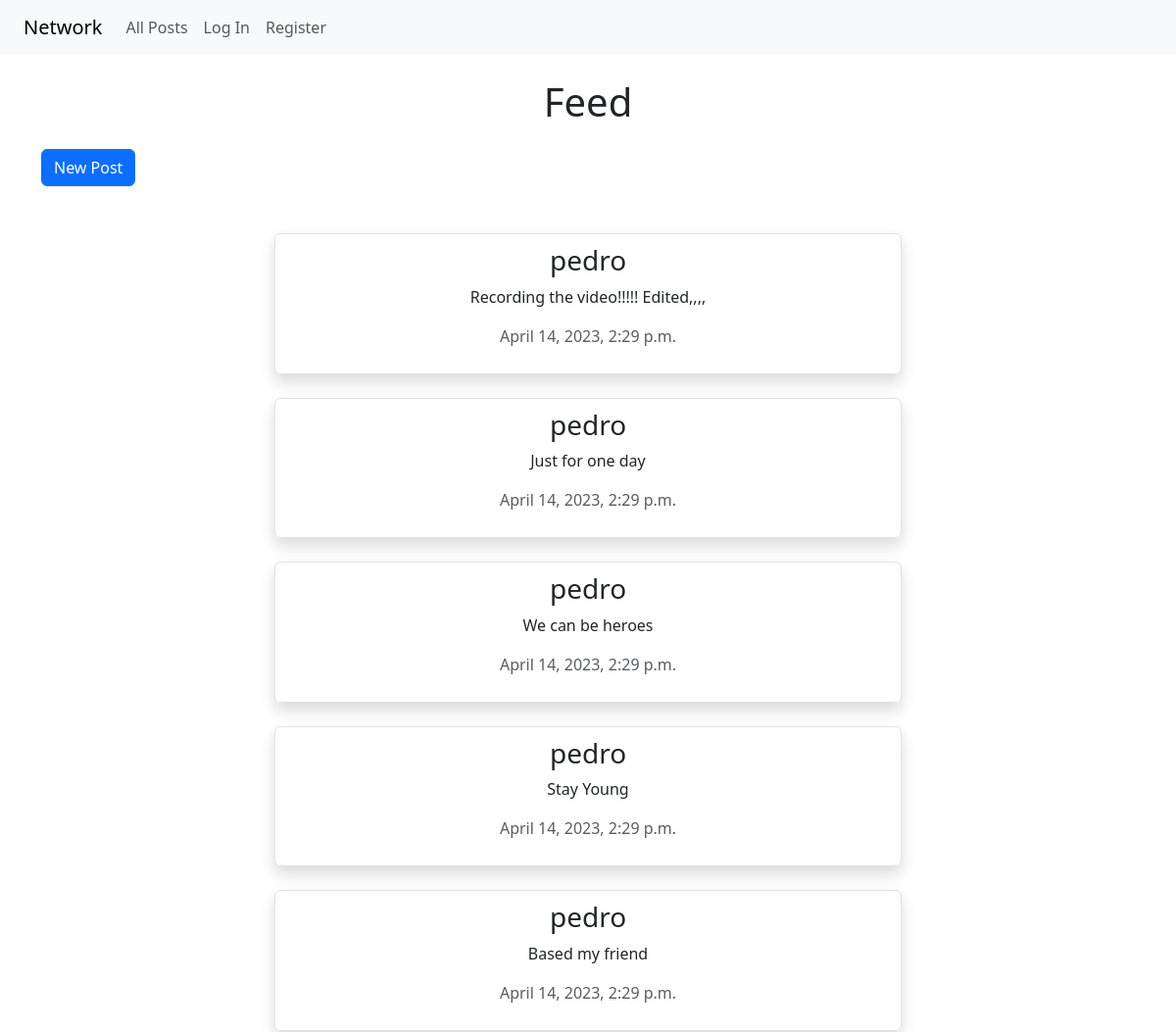
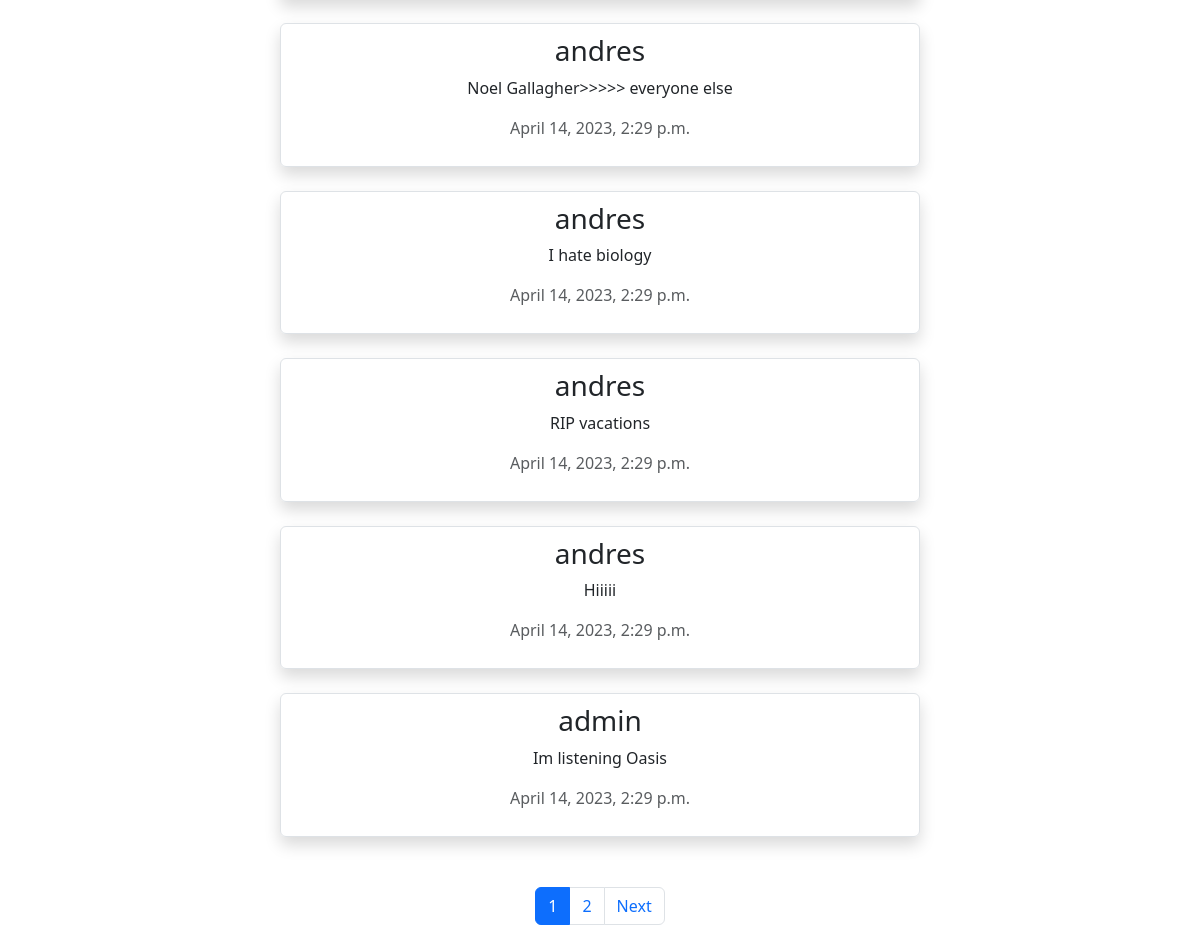
The page / on the database its author committed (2 pictures, top to bottom).
### network/models.py (models this page shows, shortened)
class Post(models.Model):
    user=models.ForeignKey(User,related_name="posts",on_delete=models.CASCADE);
    content=models.TextField();
    date =models.DateTimeField( default=pytz.timezone('UTC').localize(datetime.datetime.now()));
    likes=models.ManyToManyField(User,related_name="likes");

class User(AbstractUser):
     following = models.ManyToManyField('self', related_name='followers', symmetrical=False,blank=True)

### network/views.py (the view)
# urls.py: path("", views.index, name="index"),
def index(request):
    posts=Post.objects.all().order_by("-id");
    paginator=Paginator(posts,10);
    page_number=request.GET.get("page")
    page_obj = paginator.get_page(page_number)
    return render(request, "network/index.html",{"page_obj":page_obj,"title":"Feed"})

### network/templates/network/index.html (shortened to what this page needs)
{% extends "network/layout.html" %}
{% block body %}
    <div class="mt-4">
        <button type="button" class="btn btn-primary" data-bs-toggle="modal" data-bs-target="#exampleModal" >New Post</button>
        <section class="post-container mt-4">
          {% for post in  page_obj  %}
            <div class="post  border mt-4 rounded shadow" style="width:40rem;">
              {% if user.is_authenticated %}
                 <a href="{% url 'profile' post.user.id %}"><h3>{{post.user}}</h3></a>
              {% else %}
                <h3>{{post.user}}</h3>
              {% endif %}
              <p>{{post.content}}</p>
            <p class="text-muted">{{post.date}}</p>
          </div>
          {% endfor %}
        </section>
        <div class="bottom">
      <nav aria-label="...">
        <ul class="pagination">
        {% for i in page_obj.paginator.page_range %}
          {% if page_obj.number == i %}
            <li class="page-item active" aria-current="page"><a class="page-link" href="?page={{ i }}">{{i}}</a></li>
          {% else %}
            <li class="page-item"><a class="page-link"  href="?page={{ i }}">{{i}}</a></li>
          {% endif %}
      {% endfor %}
      {% if page_obj.has_next %}
          <li class="page-item">
            <a class="page-link" href="?page={{page_obj.next_page_number}}">Next</a>
          </li>
        {% endif %}
        </ul>
      </nav>
  </div>
    </div>
{% endblock %}

### network/static/network/styles.css (style rules this page uses)
.post-container { display: flex; flex-direction: column; align-items: center; justify-content: center; }
.post { padding: 10px; text-align: center; }
.bottom { display: flex; align-items: center; justify-content: center; margin-top: 50px; }

### rows shown on the page
Post: user "pedro", content "Recording the video!!!!! Edited,,,,", date "April 14, 2023, 2:29 p.m."
Post: user "pedro", content "Just for one day", date "April 14, 2023, 2:29 p.m."
Post: user "pedro", content "We can be heroes", date "April 14, 2023, 2:29 p.m."
Post: user "pedro", content "Stay Young", date "April 14, 2023, 2:29 p.m."
Post: user "pedro", content "Based my friend", date "April 14, 2023, 2:29 p.m."
Post: user "andres", content "Noel Gallagher>>>>> everyone else", date "April 14, 2023, 2:29 p.m."
Post: user "andres", content "I hate biology", date "April 14, 2023, 2:29 p.m."
Post: user "andres", content "RIP vacations", date "April 14, 2023, 2:29 p.m."
Post: user "andres", content "Hiiiii", date "April 14, 2023, 2:29 p.m."
Post: user "admin", content "Im listening Oasis", date "April 14, 2023, 2:29 p.m."

### other values the page prints
{{ title }} "Feed"
{{ i }} "1"
{{ i }} "2"
